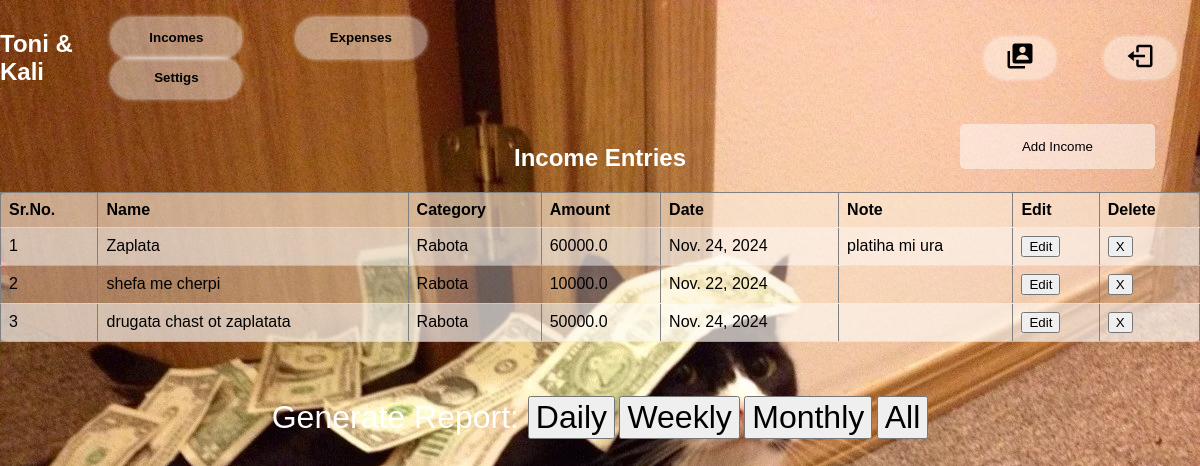
Screenshot of /incomes (signed in) with the database file from the repository.
### FinTech/models.py (models this page shows, shortened)
class Income(models.Model):
    user = models.ForeignKey(User, related_name='user_name', on_delete=models.CASCADE)
    name= models.CharField(max_length=50)
    date = models.DateField(default=date.today())
    amount= models.FloatField()
    category = models.ForeignKey(IncomeCategory, related_name='income_catg', on_delete=models.CASCADE)
    note=models.TextField()

class IncomeCategory(models.Model):
    name = models.CharField(max_length=50)
    user = models.ForeignKey(User, related_name='user_inc_catg', on_delete=models.CASCADE)
    def __str__(self):
        return self.name

### FinTech/views.py (the view, shortened to what this page needs)
# urls.py: path('incomes',views.income,name="incomes"),
def income(request):
    if request.user.is_authenticated:
        incomes_catg = IncomeCategory.objects.filter(user=request.user.id)
        incomes = Income.objects.filter(user=request.user.id)
        return render(request, "income.html", {"categories": incomes_catg, "incomes": incomes})
    else:
        return redirect("/")

### templates/income.html (shortened to what this page needs)
{% load static %}
<!DOCTYPE html>
<html>
<head>
    <link rel="stylesheet" href="{% static './expense.css' %}">
    <link rel="stylesheet" href="{% static 'nav.css' %}">
</head>
<body>
    <nav class="nav">
        <a href="/dashboard" id="logo"><h1>Toni & Kali</h1></a>
         <div class="nav-button">
             <button class="btn" id="Income" onclick="location.href='/incomes'">Incomes</button>
             <button class="btn" id="Expense" onclick="location.href='/expenses'">Expenses</button>
             <button class="btn" id="Setting" onclick="location.href='/settings'">Settigs</button>
         </div>
         <div class="nav-logo">
             <button class="btn left" id="Profile" onclick="location.href='/profile'"><img/></button>
             <button class="btn left" id="Logout" onclick="location.href='/logout'"><img/></button>
         </div>
     </nav>
     <br>
    <button id="addIncomeButton" onclick="showIncomeForm()">Add Income</button>
    <h2 style="color: white;">Income Entries</h2>
    <table id="incomeTable" border="1">
        <tr>
            <th>Sr.No.</th>
            <th>Name</th>
            <th>Category</th>
            <th>Amount</th>
            <th>Date</th>
            <th>Note</th>
            <th>Edit</th>
            <th>Delete</th>
        </tr>
        {% for income in incomes %}
        <tr>
            <td>{{forloop.counter}}</td>
            <td>{{income.name}}</td>
            <td>{{income.category}}</td>
            <td>{{income.amount}}</td>
            <td>{{income.date}}</td>
            <td>{{income.note}}</td>
            <td>
                <div class="rem">
                    <button type="button" onclick="location.href='/edit-income/{{income.id}}' ">
                        <span class="glyphicon glyphicon-trash">Edit</span>
                    </button>
                </div>
            </td>
            <td>
                <div class="rem">
                    <button type="button" onclick="location.href='/delete-income/{{income.id}}' ">
                        <span class="glyphicon glyphicon-trash">X</span>
                    </button>
                </div>
            </td>
        </tr>
        {% endfor %}
    </table>
    <br><br><br>
    <div style="position: relative; text-align: center;">
        <label style="font-size: 2em; color: white;" for="date">Generate Report: </label>
        <button style="font-size: 2em;align-self: center;" type="button" onclick="location.href='/income-report/daily' ">
            <span class="glyphicon glyphicon-trash"> Daily </span>
        </button>
        <button style="font-size: 2em;align-self: center;" type="button" onclick="location.href='/income-report/weekly' ">
            <span class="glyphicon glyphicon-trash"> Weekly </span>
        </button>
        <button style="font-size: 2em;align-self: center;" type="button" onclick="location.href='/income-report/monthly' ">
            <span class="glyphicon glyphicon-trash"> Monthly </span>
        </button>
        <button style="font-size: 2em;align-self: center;" type="button" onclick="location.href='/income-report/alltime' ">
            <span class="glyphicon glyphicon-trash"> All </span>
        </button>
    </div>
</body>
</html>

### static/expense.css (style rules this page uses)
body { min-height: 100vh; background: url(dark-gradient.jpg); }
#addIncomeButton { position: absolute; right: 45px; background-color: rgba(255, 255, 255, 0.5); padding: 15px 62px; border: none; border-radius: 5px; }
h1 { color: white; }
h2 { text-align: center; color:black; }
#incomeTable { border-collapse: collapse; width: 100%; background-color: rgba(250, 235, 215, 0.379); border-radius: 7px; border-color: none; }
#incomeTable th, #incomeTable td { padding: 8px; text-align: left; border-bottom: 1px solid rgba(250, 235, 215, 0.379); }
#incomeTable th { background-color: rgba(250, 235, 215, 0.379); }
#incomeTable tr:nth-child(even) { background-color: rgba(255, 255, 255, 0.5); }

### static/nav.css (style rules this page uses)
body { font-family: Arial, sans-serif; margin: 0; padding: 0; background: url(dark-gradient.jpg); }
.nav { display: flex; width: 100%; justify-content: center; align-items: center; margin-top: 10px; }
.nav-logo { display: flex; flex-direction: row; justify-content: center; align-items: center; color: #ffffff; margin-right: 0px; margin-left: 490px; }
#logo { text-decoration: none; color: #ffffff; }
.left { width: 130px; height: 40px; font-weight: 700; background: rgba(255, 255, 255, 0.4); border: none; border-radius: 30px; cursor: pointer; transition: .3s ease; margin: 0 25px; box-shadow: 0 0 5px rgb(255, 254, 254); }
.nav-button .btn { width: 130px; height: 40px; font-weight: 700; background: rgba(255, 255, 255, 0.4); border: none; border-radius: 30px; cursor: pointer; transition: .3s ease; margin: 0 25px; box-shadow: 0 0 5px rgb(255, 254, 254); }
#Logout { width: 70px; }
#Profile { width: 70px; }

### rows the page displays
Income: name "Zaplata", category "Rabota", amount "60000.0", date "Nov. 24, 2024", note "platiha mi ura"
Income: name "shefa me cherpi", category "Rabota", amount "10000.0", date "Nov. 22, 2024"
Income: name "drugata chast ot zaplatata", category "Rabota", amount "50000.0", date "Nov. 24, 2024"
